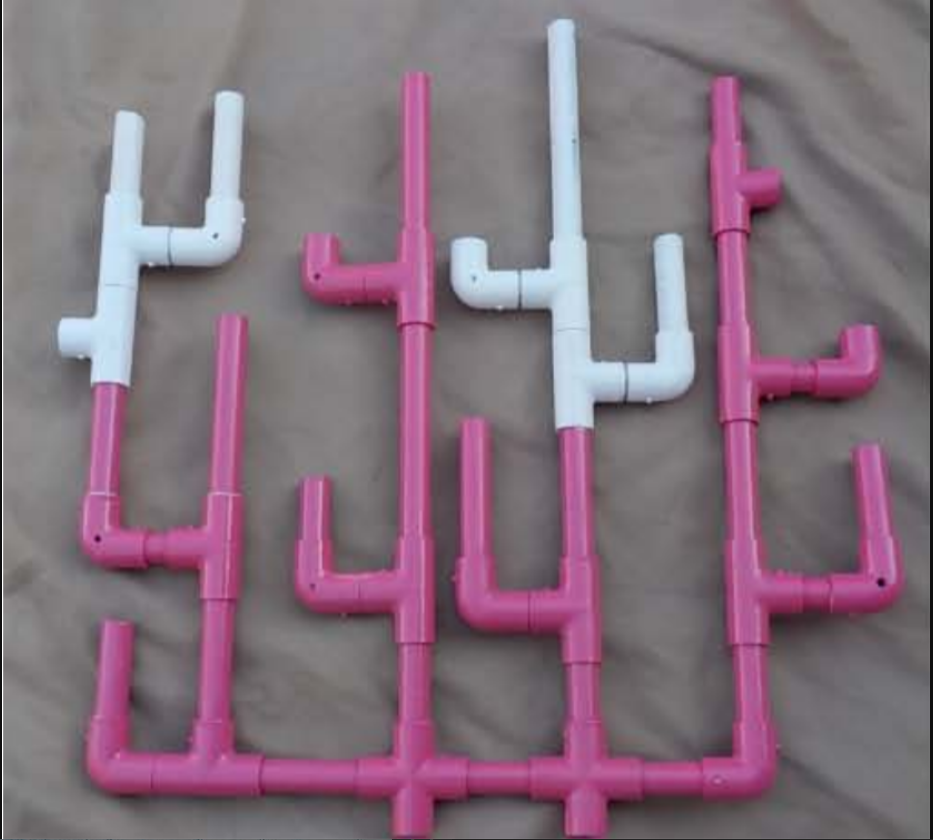
#> input picture coral-bleaching/old_coral.PNG, 933 x 840 px
$ jupyter execute coral_notebook.ipynb
#> lines starting #> are read from the running program, lines starting #| are printed output that depends on the picture
[cell 1]
import numpy as np
import cv2 as cv
import skimage.filters as filters
from matplotlib import pyplot as plt

[cell 2]
#Macros:
#To adjust, keep in mind (0,0) is the top corner, +x is to right, and +y is to the bottom.
LEFT_BOUND = 250
RIGHT_BOUND = 650
UPPER_BOUND = 00

#Feature Matching:
NUM_FEATURES = 500
NUM_MATCHES = 90

[cell 3]
#Image IO:
def read_image(image_file):
#> called with image_file = 'old_coral.PNG'
    img = cv.imread(image_file)
#> img is the input picture: shape (840, 933, 3); mean B, G, R 124.2, 111.1, 131.4
    return cv.cvtColor(img, cv.COLOR_BGR2RGB)
#> call 2 of read_image, with image_file = 'new_coral.PNG'
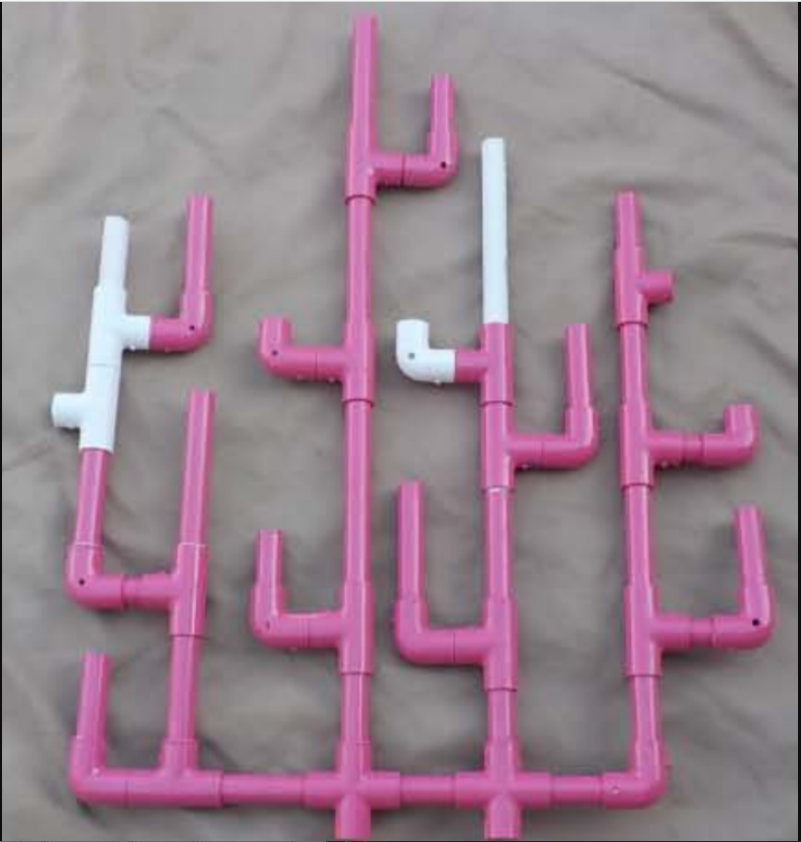
#> input picture coral-bleaching/new_coral.PNG, 801 x 842 px
#> in read_image, img is the input picture: shape (842, 801, 3); mean B, G, R 142.4, 129.4, 151.9

def show_image(image, title):
    fig, ax = plt.subplots(nrows=1, ncols=1, figsize=(14, 14))
    ax.imshow(image, cmap='gray')
    ax.set_title(title)
    ax.axis('off')
    return fig, ax

#Preprocessing:
def grayscale(image):
    HSV = cv.cvtColor(image, cv.COLOR_RGB2HSV)
    return HSV[:,:,2]

def crop(image):
    xmax = image.shape[0]
    return image[UPPER_BOUND:xmax, LEFT_BOUND:RIGHT_BOUND]

#Feature Detection:
def mark_features(image):
    image2 = image.copy()

    #ORB feature detection
    orb = cv.ORB_create(NUM_FEATURES)
    kp, des = orb.detectAndCompute(image2,None)
#> kp = 500 keypoints; strongest (x, y, size): (594, 403, 92.6), (142, 266, 77.1), (595, 401, 111.1), (143, 265, 64.3)
    for marker in kp:
	    image2 = cv.drawMarker(image2, tuple(int(i) for i in marker.pt), color=(0, 255, 0))
#> this loop made 500 passes
#> marker on passes 1 to 3: keypoint at (573, 141), size 31, keypoint at (422, 640), size 31, keypoint at (208, 194), size 31
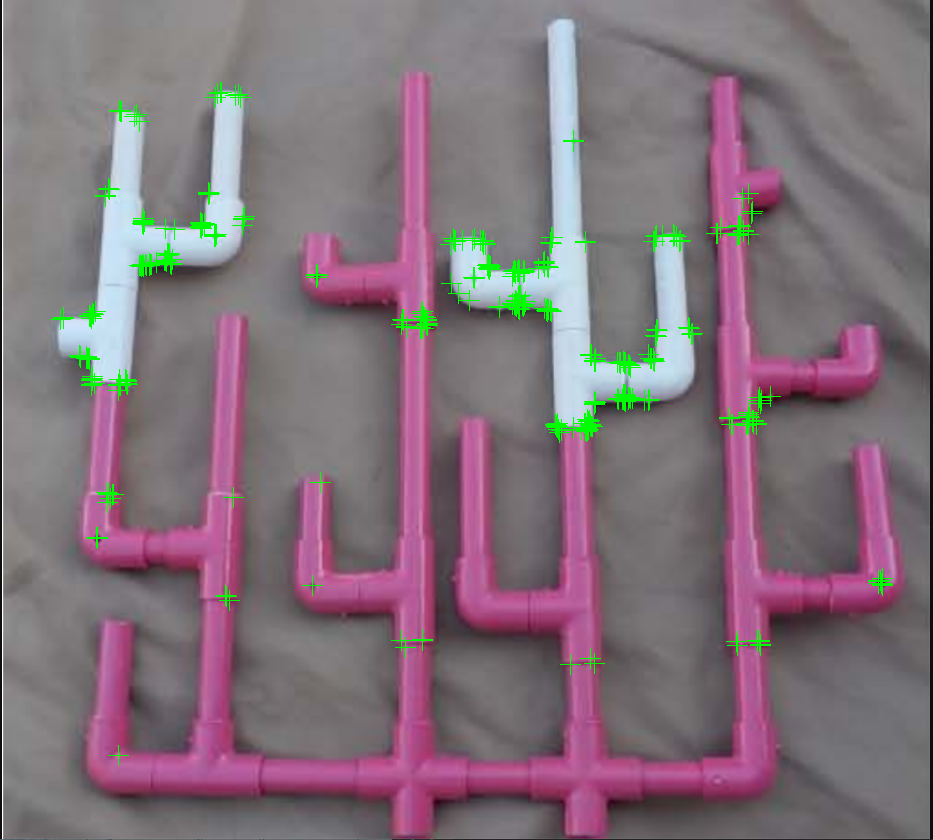
#> image2: shape (840, 933, 3); mean R, G, B 129.4, 112.8, 122.1
    return kp, des, image2

def match_features(kp1, des1, image1, kp2, des2, image2):
    #^keypoints, descriptors, and marked image respectively. Outputs of mark_features()
    #Feature Matching Algorithm, finds matches and selects the top ones:
    bf = cv.BFMatcher(cv.NORM_HAMMING, crossCheck = True)
    matches = bf.match(des1, des2)
    matches = sorted(matches, key = lambda x:x.distance)
    best_matches = matches[:NUM_MATCHES]

    #Get the points corresponding to the matches:
    p1 = []
    p2 = []
    for match in matches:
        p1.append(kp1[match.queryIdx].pt)   #points are stored in kp list. # old_kp
        p2.append(kp2[match.trainIdx].pt) #new_kp
    p1 = np.array(p1)
    p2 = np.array(p2)

    img3 = cv.drawMatches(image1, kp1, image2, kp2, best_matches, None,flags=cv.DrawMatchesFlags_NOT_DRAW_SINGLE_POINTS)
    return p1, p2, img3

def bg_color(img):
    # average color of row 0
    top_row = np.array([img[1]])
    average = np.mean(top_row, axis=(0,1))
    return average

# requires rgb image
# get n dominant colors using k-means clustering
def dominant_colors(img, n_colors):
    pixels = np.float32(img.reshape(-1, 3))

    criteria = (cv.TERM_CRITERIA_EPS + cv.TERM_CRITERIA_MAX_ITER, 200, .1)
    flags = cv.KMEANS_RANDOM_CENTERS

    _, labels, palette = cv.kmeans(pixels, n_colors, None, criteria, 10, flags)
    _, counts = np.unique(labels, return_counts=True)

    return palette

#All-in-one alignment, simply pass in preprocessed images:
def align_images(source_img, dest_img) :
    #Get keypoints:
    source_points, dest_points, _ = match_features(*mark_features(source_img), *mark_features(dest_img))
    #Estimate Homography Transformation:
    homography, _ = cv.findHomography(source_points, dest_points, cv.RANSAC, 5.0)
    #Apply Homography Transformation:
    y, x = dest_img.shape[:2]
    transformed_img = cv.warpPerspective(source_img, homography, (x, y), borderValue=bg_color(source_img))
    #^Warp perspective > perspective Transform
    return transformed_img

#Segmentation:
def subtract_background(image):
    processed = image.copy()
    background_threshold = filters.threshold_otsu(processed)
    processed[processed < background_threshold] = 0
    return processed

def segment(image, n=2):
    #OpenCV Boilerplate:
    buffer = np.float32(image.flatten())
    criteria = (cv.TERM_CRITERIA_EPS + cv.TermCriteria_MAX_ITER, 10, 1.0)
    ret, label, center = cv.kmeans(buffer, n, None, criteria, 10, cv.KMEANS_RANDOM_CENTERS)
    center = np.uint8(center)
    res = center[label.flatten()]
    return center, res.reshape(image.shape)

#All-in-one segmentation:
def segment3(image):
    processed = image.copy()
    #Remove background noise for clustering
    processed = subtract_background(processed)
    #Cluster
    center, processed = segment(processed, 3)
    #Map three cluster colors to high contrast values: 30, 100, 200
    center = np.sort(center.flatten())
    processed = np.where(processed==center[0], 30, processed)
    processed = np.where(processed==center[1], 100, processed)
    processed = np.where(processed==center[2], 200, processed)
    return processed

[cell 4]
#Load Images:
oldCoral = read_image("old_coral.PNG")
newCoral = read_image("new_coral.PNG")

#Preprocessing, limited to grayscale:
# old_kp, old_des, old_processed = mark_features(grayscale(oldCoral))
# new_kp, new_des, new_processed = mark_features(grayscale(newCoral))
old_kp, old_des, old_processed = mark_features(oldCoral)
#> old_kp has the same summary as kp in mark_features
new_kp, new_des, new_processed = mark_features(newCoral)
#> in mark_features (call 2), `kp, des = orb.detectAndCompute(image2,None)`: kp = 500 keypoints; strongest (x, y, size): (125, 352, 92.6), (124, 351, 77.1), (126, 348, 64.3), (125, 351, 111.1)
#> the loop in mark_features (call 2), `for marker in kp:` made 500 passes
#> marker on passes 1 to 3: keypoint at (56, 425), size 31, keypoint at (448, 162), size 31, keypoint at (443, 163), size 31
#> after the loop in mark_features (call 2), `for marker in kp:`:
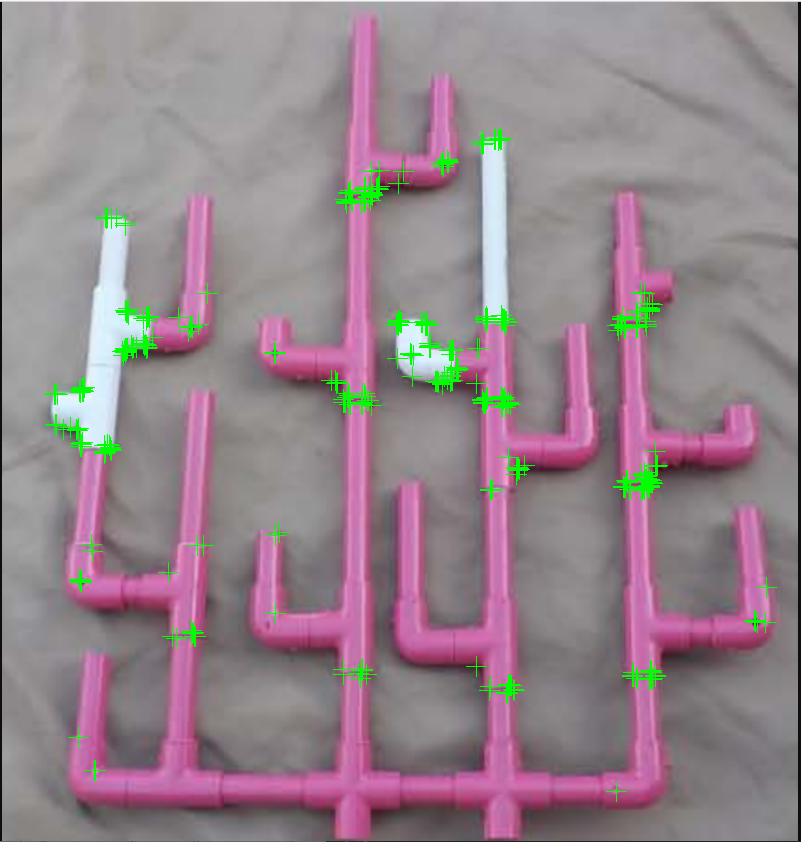
#> image2: shape (842, 801, 3); mean R, G, B 149.1, 131.6, 139.9
#> new_kp has the same summary as kp in mark_features
old_processed = grayscale(old_processed)
new_processed = grayscale(new_processed)

fig, ax = plt.subplots(1, 2, figsize=(18, 40))
_ = ax[0].imshow(oldCoral)
_ = ax[0].set_title("Old Coral")
_ = ax[1].imshow(newCoral)
_ = ax[1].set_title("New Coral")

fig, ax = plt.subplots(1, 2, figsize=(18, 40))
_ = ax[0].imshow(old_processed, cmap='gray')
_ = ax[0].set_title("Old Coral")
_ = ax[1].imshow(new_processed, cmap='gray')
_ = ax[1].set_title("New Coral")

[cell 5]
#Match Drawing:
p1, p2, img3 = match_features(new_kp, new_des, new_processed, old_kp, old_des, old_processed)
#> in match_features, `matches = bf.match(des1, des2)`: matches = 146 matches
#> in match_features, `best_matches = matches[:NUM_MATCHES]`: best_matches = 90 matches
#> the loop in match_features, `for match in matches:` made 146 passes
#> after the loop in match_features, `for match in matches:`: p1 = 146 pairs, first value 57 to 757.2, second value 139.3 to 791; p2 = 146 pairs, first value 60.48 to 882, second value 95.55 to 755
p3, p4, img4 = match_features(old_kp, old_des, old_processed, new_kp, new_des, new_processed)
#> the loop in match_features (call 2), `for match in matches:` made 146 passes
#> p3 has the same summary as p2 in match_features; p4 has the same summary as p1 in match_features
_ = show_image(img3, "Feature Matching")
_ = show_image(img4, "Feature Matching, RL")

It's subtle, but for NUM_FEATURES = 500 and NUM_MATCHES = 90, look at the root. <br>
You will see a single cross. From LR, this feature is not used. For RL, it is used-- very incorrectly. <br>
This outlier match, and others, effect the homology in the next stage.

[cell 6]
# alignedLeft = align_images(grayscale(oldCoral), grayscale(newCoral))
alignedLeft_color = align_images(oldCoral, newCoral)
#> in mark_features (call 3), `kp, des = orb.detectAndCompute(image2,None)`: kp = 500 keypoints; strongest (x, y, size): (594, 403, 92.6), (142, 266, 77.1), (595, 401, 111.1), (143, 265, 64.3)
#> in mark_features (call 4), `kp, des = orb.detectAndCompute(image2,None)`: kp = 500 keypoints; strongest (x, y, size): (125, 352, 92.6), (124, 351, 77.1), (126, 348, 64.3), (125, 351, 111.1)
#> in align_images, `source_points, dest_points, _ = match_features(*mark_features(source_i..`: source_points has the same summary as p2 in match_features; dest_points has the same summary as p1 in match_features
#> in align_images, `homography, _ = cv.findHomography(source_points, dest_points, cv.RANSA..`: homography = [[0.859, -0.0191, 7.95], [0.00778, 0.843, 122.7], [4.83e-06, -1.62e-05, 1]]
#> in bg_color, `top_row = np.array([img[1]])`: top_row = 933 rows, first 8: [14, 14, 14], [14, 14, 14], [255, 255, 255], [164, 161, 162], [147, 143, 144], [146, 142, 143], [146, 142, 143], [146, 142, 143]
#> in bg_color, `average = np.mean(top_row, axis=(0,1))`: average = [136.5, 132.9, 135.3]
alignedLeft = grayscale(alignedLeft_color)
_ = show_image(alignedLeft, "Old Coral aligned to New Coral, LR keypoints")

# alignedRight = align_images(grayscale(newCoral), grayscale(oldCoral))
alignedRight_color = align_images(newCoral, oldCoral)
#> in mark_features (call 6), `kp, des = orb.detectAndCompute(image2,None)`: kp = 500 keypoints; strongest (x, y, size): (594, 403, 92.6), (142, 266, 77.1), (595, 401, 111.1), (143, 265, 64.3)
#> in bg_color (call 2), `top_row = np.array([img[1]])`: top_row = 801 rows, first 8: [210, 210, 210], [210, 210, 210], [210, 210, 210], [210, 210, 210], [210, 210, 210], [210, 210, 210], [210, 210, 210], [210, 210, 210]
alignedRight = grayscale(alignedRight_color)
#> in grayscale (call 4), `return HSV[:,:,2]`:
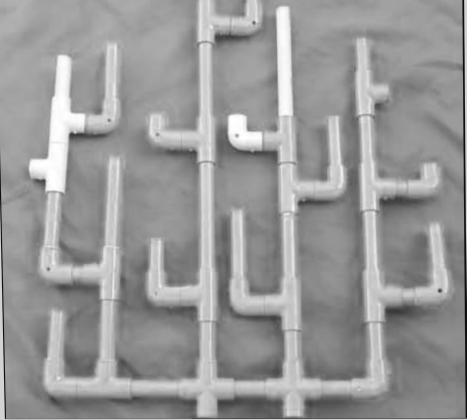
#> returned value: shape (840, 933) (shown at 1/2 size); min 14, max 255, mean 152
_ = show_image(alignedRight, "New Coral aligned to Old Coral, RL keypoints")

Note about align_images: also checks which set of keypoints is more accurate. <br>
Align images matches keypoints according to the order of images. <br>
Left-to-right matches may be better than right-to-left for many features with similar measure of similarity. <br>
For these blackbox algorithms, simply need to try both approaches to see which works better. <br>

[cell 7]
#Choosing the LR transformation for this particular case.
#Side by side plots:

fig, ax = plt.subplots(1, 3, figsize=(20, 8))
_ = ax[0].imshow(old_processed, cmap='gray')
_ = ax[0].set_title("Old Coral")
_ = ax[1].imshow(new_processed, cmap='gray')
_ = ax[1].set_title("New Coral")
_ = ax[2].imshow(alignedLeft, cmap='gray')
_ = ax[2].set_title("Old Coral aligned to New Coral")

[cell 8]
#Segmentation:
old_segmented = segment3(old_processed)
#> in subtract_background, `background_threshold = filters.threshold_otsu(processed)`: background_threshold = 157
#> in segment, `ret, label, center = cv.kmeans(buffer, n, None, criteria, 10, cv.KMEAN..`: ret = 25045319; center = [237.1, 0, 180.3]
#> in segment, `center = np.uint8(center)`: center = [237, 0, 180]
#> in segment3, `center = np.sort(center.flatten())`: center = [0, 180, 237]
new_segmented = segment3(new_processed)
#> in segment3 (call 2), `center, processed = segment(processed, 3)`: center = [197, 0, 247]
#> in segment3 (call 2), `center = np.sort(center.flatten())`: center = [0, 197, 247]
#> in segment3 (call 2), `processed = np.where(processed==center[1], 100, processed)`:
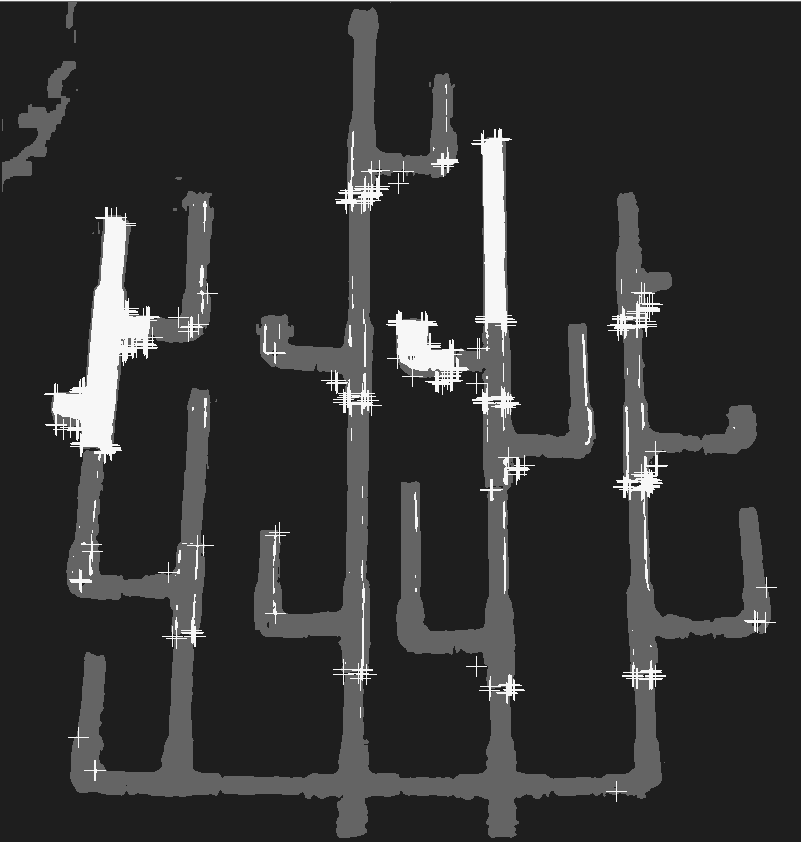
#> processed: shape (842, 801); min 30, max 247, mean 49.4
aligned_segmented = segment3(alignedLeft)
#> (the rest of the program and of its run is left out)
